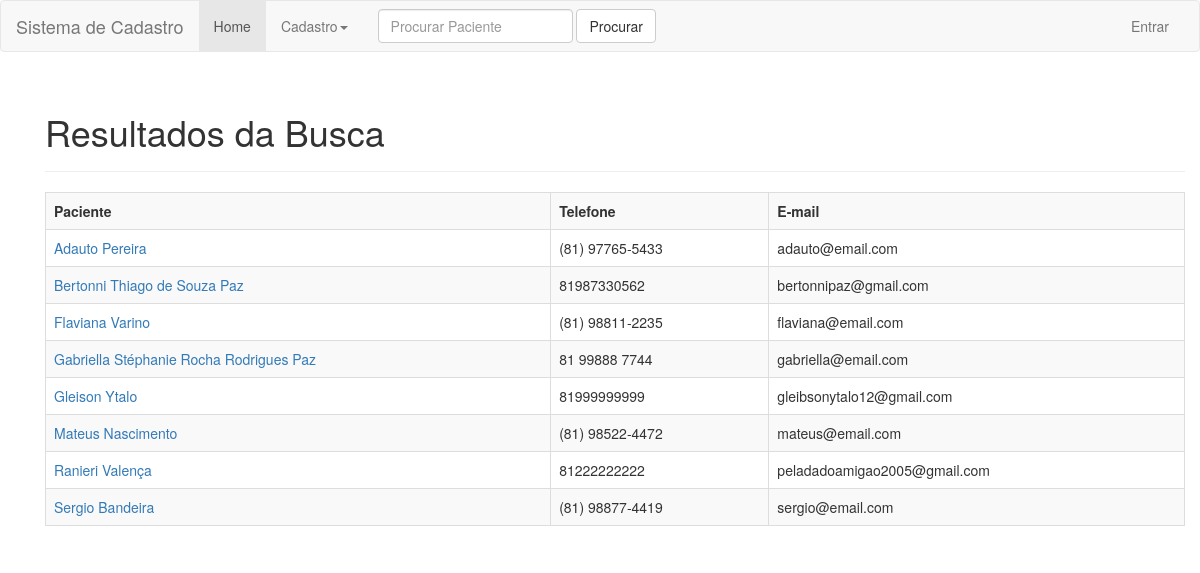
/php/busca.php, run on an earlier commit of the app's database.
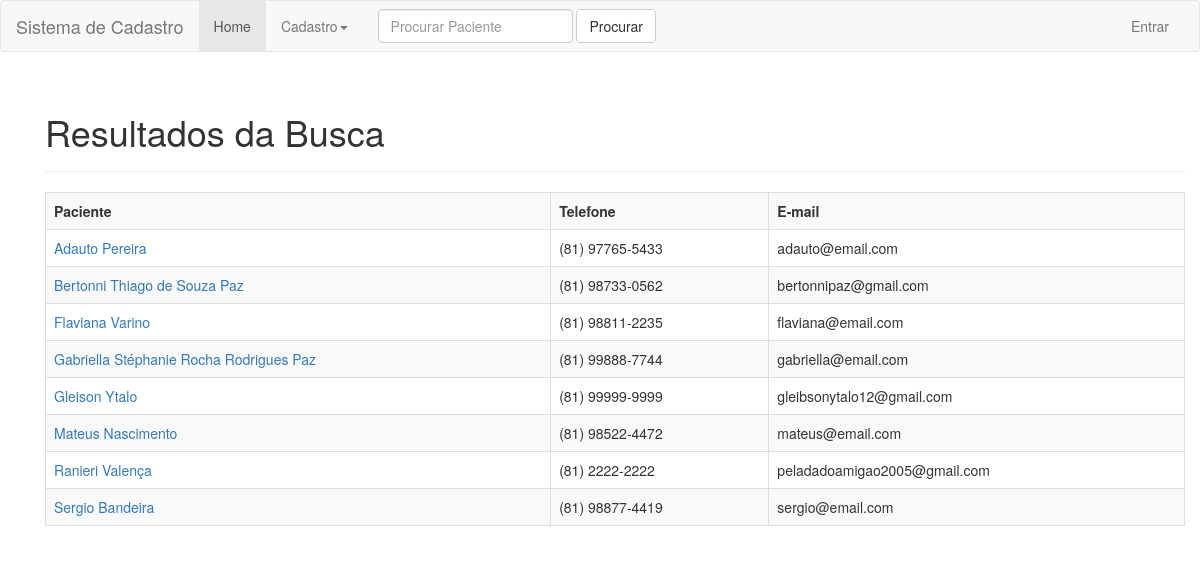
And on a later commit of the database.
### tables this page shows
CREATE TABLE `pacientes` (
  `pac_id` int(11) NOT NULL,
  `pac_nome` varchar(100) NOT NULL,
  `pac_endereco` varchar(200) NOT NULL,
  `pac_rg` varchar(10) NOT NULL,
  `pac_cpf` varchar(14) NOT NULL,
  `pac_email` varchar(50) NOT NULL,
  `pac_data_nasc` date NOT NULL,
  `pac_telefone_1` varchar(15) NOT NULL,
  `pac_telefone_2` varchar(15) DEFAULT NULL
);

### php/busca.php (the view, shortened to what this page needs)
<?php
include_once 'cabecalho.php';
if(isset($_POST['texto']) && $_POST['texto'] != "") {
	$text = $_POST['texto'];
	$text = strtolower($text);
	$sql = "SELECT * FROM pacientes WHERE lower(pac_nome) like '%$text%' order by pac_nome";
} else {
	$sql = "SELECT * FROM pacientes order by pac_nome";
}
$result = mysqli_query($connection, $sql);
if($result) {
	$row = mysqli_num_rows($result);
	echo "<div class='container marketing'>
			<div class='container theme-showcase' role='main'>
				<div id='cadastro_pac' class='page-header'>
					<h1>Resultados da Busca</h1>
				</div>
			";
			if($row != 0) {
				echo "<table class='table table-striped table-bordered'>
					<tr>
						<th class='prev_td'>Paciente</td>
						<th class='prev_td'>Telefone</td>
						<th class='prev_td'>E-mail</td>
					</tr>";
				while($array = mysqli_fetch_array($result)) {
					echo "
					<tr>
						<td><a href='#'>" . $array['pac_nome'] . "</a></td>
						<td>" . $array['pac_telefone_1'] . "</td>
						<td>" . $array['pac_email'] . "</td>
					</tr>
					";
				}
		} else {
			echo "<h4>Não foram encontrados resultados para sua busca</h4>";
		}
		echo "</table>
				</div>
			</div>";
}
include_once 'rodape.php';
?>

### php/cabecalho.php (shortened to what this page needs)
<?php
function isLogged() {
  return isset($_SESSION['usuario']);
}
?>
<!DOCTYPE html>
<html lang="pt-br">
<head>
    <link href="../css/bootstrap.min.css" rel="stylesheet">
    <link href="../css/signin.css" rel="stylesheet">
    <link href="../css/ie10-viewport-bug-workaround.css" rel="stylesheet">
</head>
<body>
	<nav class="navbar navbar-default">
  <div class="container-fluid">
    <div class="navbar-header">
      <a class="navbar-brand" href="#">Sistema de Cadastro</a>
    </div>
    <div class="collapse navbar-collapse" id="bs-example-navbar-collapse-1">
      <ul class="nav navbar-nav">
        <li class="active"><a href="home.php">Home <span class="sr-only">(current)</span></a></li>
        <li class="dropdown">
          <a href="#" class="dropdown-toggle" data-toggle="dropdown" role="button" aria-haspopup="true" aria-expanded="false">Cadastro<span class="caret"></span></a>
        </li>
      </ul>
      <form class="navbar-form navbar-left" action="busca.php" method="POST">
        <div class="form-group">
          <input type="text" class="form-control" name="texto" placeholder="Procurar Paciente">
        </div>
        <button type="submit" class="btn btn-default">Procurar</button>
      </form>
      <?php
      if(!isLogged()) {
      ?>
      <ul class="nav navbar-nav navbar-right">
        <li><a href="login.php">Entrar</a></li>
      </ul>
      <?php
      }
      ?>
    </div>
  </div>
</nav>

### php/rodape.php (shortened to what this page needs)
</body>
</html>

What changed in the data, as far as the page shows it:
changed pacientes "Bertonni Thiago de Souza Paz": pac_telefone_1 "81987330562" → "(81) 98733-0562"
changed pacientes "Gabriella Stéphanie Rocha Rodrigues Paz": pac_telefone_1 "81 99888 7744" → "(81) 99888-7744"
changed pacientes "Gleison Ytalo": pac_telefone_1 "81999999999" → "(81) 99999-9999"
changed pacientes "Ranieri Valença": pac_telefone_1 "81222222222" → "(81) 2222-2222"
